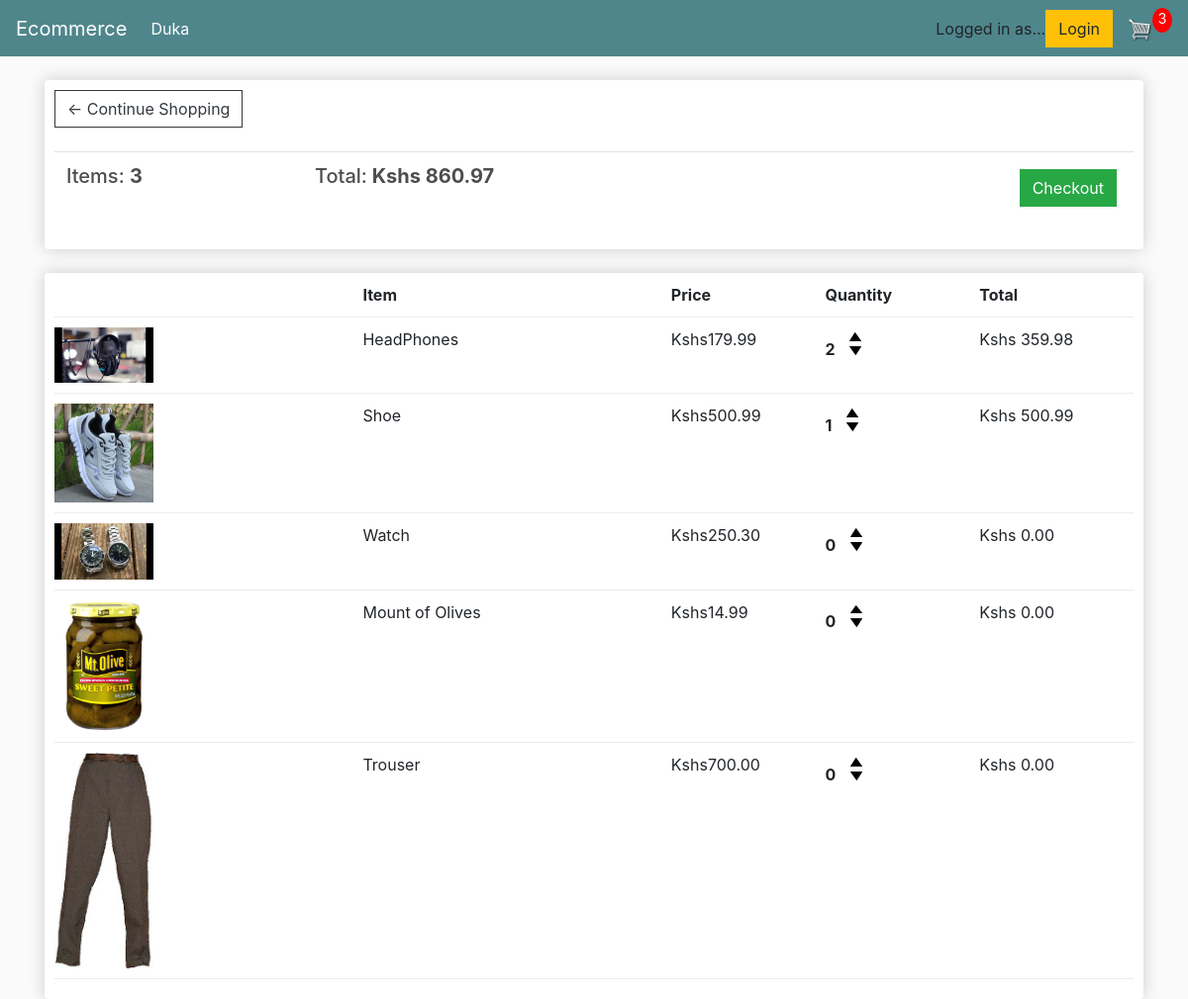
The app's page /cart/ (signed in), older data.
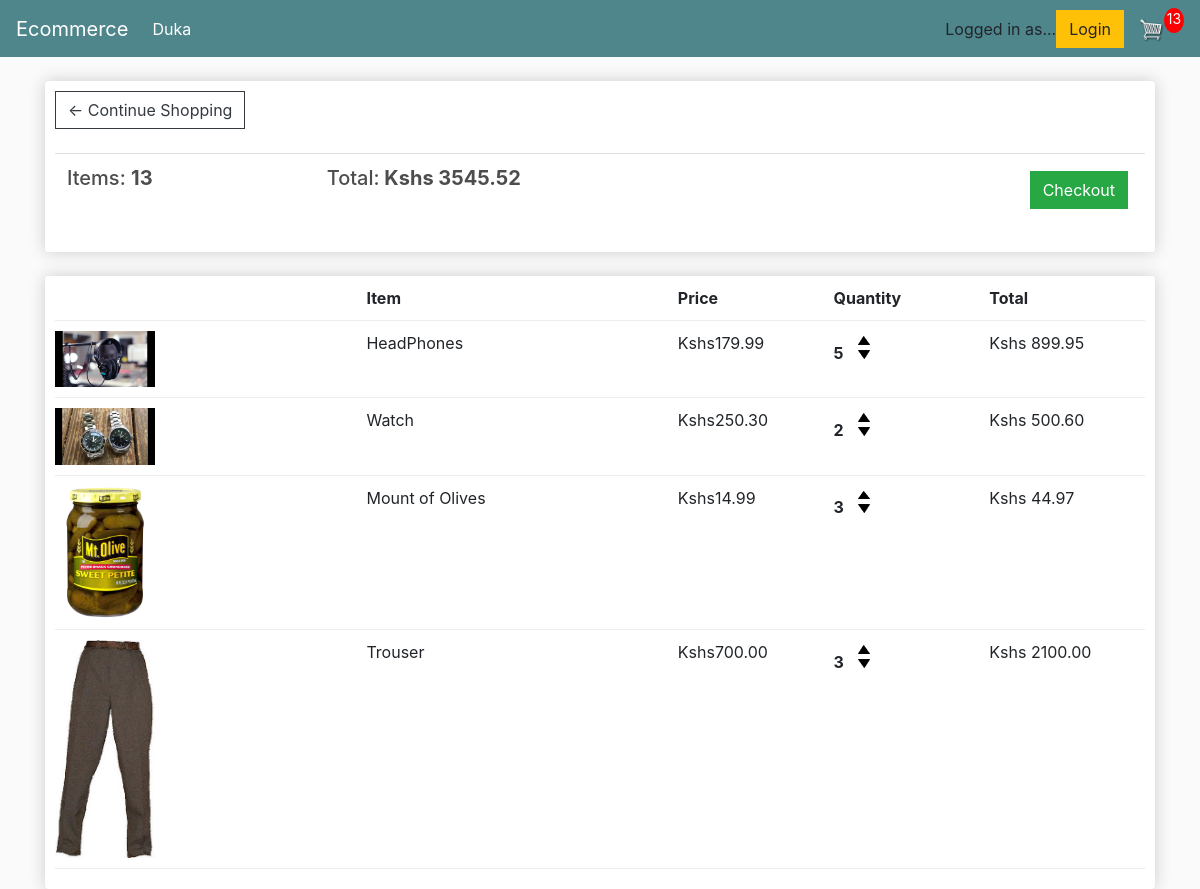
The same page, newer data.
### duka/models.py (models this page shows, shortened)
class Order(models.Model):
    customer = models.ForeignKey(Customer, on_delete=models.SET_NULL, blank=True, null=True)
    date_ordered = models.DateTimeField(auto_now_add=True)
    complete = models.BooleanField(default=False, null=True, blank=False)
    transaction_id = models.CharField(max_length=200, null=True)
    @property
    def get_cart_total(self):
        orderitems = self.orderitem_set.all()
        total = sum([item.get_total for item in orderitems])
        return total
    @property
    def get_cart_items(self):
        orderitems = self.orderitem_set.all()
        total = sum([item.quantity for item in orderitems])
        return total

class OrderItem(models.Model):
    product = models.ForeignKey(Product, on_delete=models.SET_NULL, blank=True, null=True)
    order = models.ForeignKey(Order, on_delete=models.SET_NULL, blank=True, null=True)
    quantity = models.IntegerField(default=0, blank=True, null=True)
    date_added = models.DateTimeField(auto_now_add=True)
    @property
    def get_total(self):
        total = self.product.price * self.quantity
        return total

class Product(models.Model):
    name = models.CharField(max_length=200, null=True)
    price = models.DecimalField(max_digits=9, decimal_places=2)
    digital = models.BooleanField(default=False, null=True, blank=False)
    image = models.ImageField(null=True, blank=True)
    @property
    def imageURL(self):
        try:
            url = self.image.url
        except:
            url = ''
        return url

### duka/views.py (the view, shortened to what this page needs)
# urls.py: path('cart/', views.cart, name="cart"),
def cart(request):
    if request.user.is_authenticated:
        customer = request.user.customer
        order, created = Order.objects.get_or_create(customer=customer, complete=False)
        items = order.orderitem_set.all()
        cartItems = order.get_cart_items
    context = {'items': items, 'order': order, 'cartItems': cartItems}
    return render(request, "duka/cart.html", context)

### duka/templates/duka/cart.html (shortened to what this page needs)
{% extends 'duka/main.html' %}
{% load static %}
{% block content %}
   <div class="box-element">
	<a  class="btn btn-outline-dark" href="{% url 'duka' %}">&#x2190; Continue Shopping</a>
	<br>
	<br>
	<table class="table">
		<tr>
			<th><h5>Items: <strong>{{order.get_cart_items}}</strong></h5></th>
			<th><h5>Total:<strong> Kshs {{order.get_cart_total|floatformat:2}}</strong></h5></th>
			<th>
				<a  style="float:right; margin:5px;" class="btn btn-success" href="{% url 'checkout' %}">Checkout</a>
			</th>
		</tr>
	</table>
	</div>
	<br>
	<div class="box-element">
	 <div class="cart-row">
		<div style="flex:2"></div>
		<div style="flex:2"><strong>Item</strong></div>
		<div style="flex:1"><strong>Price</strong></div>
		<div style="flex:1"><strong>Quantity</strong></div>
		<div style="flex:1"><strong>Total</strong></div>
	</div>
	{% for item in items %}
	<div class="cart-row">
		<div style="flex:2"><img class="row-image" src="{{item.product.imageURL}}"></div>
		<div style="flex:2"><p>{{item.product.name}}</p></div>
		<div style="flex:1"><p>Kshs{{item.product.price|floatformat:2}}</p></div>
		<div style="flex:1">
			<p class="quantity">{{item.quantity}}</p>
			<div class="quantity">
				<img data-product={{item.product.id}} data-action="add" class="chg-quantity update-cart" src="{% static  'images/arrow-up.png' %}">
				<img data-product={{item.product.id}} data-action="remove" class="chg-quantity update-cart" src="{% static  'images/arrow-down.png' %}">
			</div>
		</div>
	<div style="flex:1"><p>Kshs {{item.get_total}}</p></div>
</div>
{% endfor %}
</div>
</div>
{% endblock content %}

### duka/templates/duka/main.html (shortened to what this page needs)
<!DOCTYPE html>
{% load static %}
<html>
<head>
    <link rel="stylesheet" href="https://stackpath.bootstrapcdn.com/bootstrap/4.4.1/css/bootstrap.min.css"
>
    <link rel="stylesheet" type="text/css" href="{% static 'css/main.css' %}">
</head>
<body>
<nav class="navbar navbar-expand-lg navbar-dark bg-dark">
    <a class="navbar-brand" href="{% url 'duka' %}">Ecommerce</a>
    <div class="collapse navbar-collapse" id="navbarSupportedContent">
        <ul class="navbar-nav mr-auto">
            <li class="nav-item active">
                <a class="nav-link" href="{% url 'duka' %}">Duka <span class="sr-only">(current)</span></a>
            </li>
        </ul>
        <div class="form-inline my-2 my-lg-0">
            <span>Logged in as...</span>
            <a href="{% url 'login'%}" class="btn btn-warning">Login</a>
            <a href="{% url 'cart' %}">
                <img id="cart-icon" src="{% static 'images/cat.png' %}">
            </a>
            <p id="cart-total">{{cartItems}}</p>
        </div>
    </div>
</nav>
<div class="container">
    <br>
    {% block content %}
    {% endblock content %}
</body>
</html>

### static/css/main.css (style rules this page uses)
body { background-color: hsl(0, 0%, 98%); }
h1,h2,h3,h4,h5,h6 { color:hsl(0, 0%, 30%); }
.box-element { box-shadow:hsl(0, 0%, 80%) 0 0 16px; background-color: #fff; border-radius: 4px; padding: 10px; }
.bg-dark { background-color: #4f868c!important; }
#cart-icon { width:25px; display: inline-block; margin-left: 15px; }
#cart-total { display: block; text-align: center; color:#fff; background-color: red; width: 20px; height: 25px; border-radius: 50%; font-size: 14px; }
.btn { border-radius: 0; }
.row-image { width: 100px; }
.cart-row { display: flex; align-items: flex-stretch; padding-bottom: 10px; margin-bottom: 10px; border-bottom: 1px solid #ececec; }
.quantity { display: inline-block; font-weight: 700; padding-right:10px; }
.chg-quantity { width: 12px; cursor: pointer; display: block; margin-top: 5px; transition:.1s; }

Row changes from the older to the newer data that the page shows:
removed OrderItem: product.imageURL (picture), product.name "Shoe", product.price "500.99", quantity "1", get_total "500.99"
changed through a linked row, Order: get_cart_items "3" → "13"; get_cart_total "860.97" → "3545.52"
changed OrderItem "HeadPhones": quantity "2" → "5"; get_total "359.98" → "899.95"
changed OrderItem "Watch": quantity "0" → "2"; get_total "0.00" → "500.60"
changed OrderItem "Mount of Olives": quantity "0" → "3"; get_total "0.00" → "44.97"
changed OrderItem "Trouser": quantity "0" → "3"; get_total "0.00" → "2100.00"
Text that changed along with them:
{{ cartItems }}: "3" → "13"
